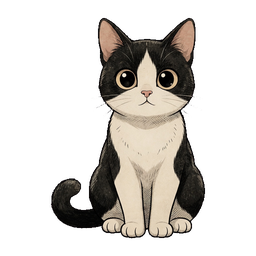
#> input picture assets/pets/cow-cat/reminder_hop/000.png, 256 x 256 px, found by its file name
$ python pack_reminder_hop.py
#> lines starting #> are read from the running program, lines starting #| are printed output that depends on the picture; after the words box and inside, x2 and y2 are one past the last pixel; in counts of white or black regions, pixels touching at a corner belong together
"""Pack reminder_hop: sit → gather → launch → air → land → sit.

Usage:
  python tools/pack_reminder_hop.py
"""

from __future__ import annotations

import json
import shutil
from pathlib import Path

import cv2
import numpy as np
from PIL import Image, ImageFilter

ROOT = Path(__file__).resolve().parents[1]
PET = ROOT / "assets" / "pets" / "cow-cat"
SIT = PET / "idle_blink" / "000.png"
MASTER = PET / "_master"
SESSION = Path(
    r"C:\Users\lig76\.grok\sessions"
    r"\D%3A%5CAI%E7%BB%83%E4%B9%A0%E7%9B%AE%E5%BD%95%5CPawDesk"
    r"\019ffec4-f119-7803-93ec-6d7f2d90c479\images"
)
OUT = PET / "reminder_hop"
QA = ROOT / "target" / "_hop_pack"
SIZE = 256
FPS = 30.0

# Holds lined up with movement phases (t 0.18 / 0.40 / 0.70 / 0.88).
HOLD_SIT_IN = 3
HOLD_GATHER = 5
HOLD_LAUNCH = 9
HOLD_AIR = 12
HOLD_LAND = 7
HOLD_SIT_OUT = 5

# Sit face (idle_blink/000): lock 左黑右白 mask onto hop bodies.
SIT_FACE_CX, SIT_FACE_CY = 146.0, 78.0
SIT_FACE_RX, SIT_FACE_RY = 40.0, 46.0

SOURCES = {
    "gather": SESSION / "4.jpg",
    "launch": SESSION / "1.jpg",
    "air": SESSION / "3.jpg",
    "land": SESSION / "5.jpg",
}


def load_rgb(path: Path) -> np.ndarray:
    return np.array(Image.open(path).convert("RGB"))


def load_rgba(path: Path) -> np.ndarray:
    return np.array(Image.open(path).convert("RGBA"))
#> returned value is the input picture: shape (256, 256, 4); mean R, G, B, A 41.8, 38.2, 33.8, 80.2
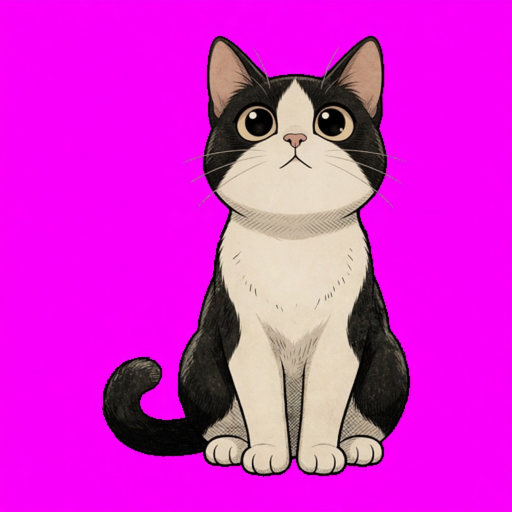
#> input picture assets/pets/cow-cat/look_pitch/_gen/4.jpg, 1024 x 1024 px, found by its file name (shown at 1/2 size)
#> in load_rgb, returned value is the input picture: shape (1024, 1024, 3); mean R, G, B 216.1, 40.2, 208.5


def save_rgba(arr: np.ndarray, path: Path) -> None:
    path.parent.mkdir(parents=True, exist_ok=True)
    Image.fromarray(arr, "RGBA").save(path)


def soft_key_magenta(rgb: np.ndarray) -> np.ndarray:
    img = rgb[:, :, :3].astype(np.int16)
    r, g, b = img[:, :, 0], img[:, :, 1], img[:, :, 2]
    chroma = (r.astype(np.int32) + b.astype(np.int32)) // 2 - g.astype(np.int32)
    alpha = 1.0 - np.clip((chroma.astype(np.float32) - 70.0) / 50.0, 0.0, 1.0)
    bg = ((chroma > 80) & (g < 100) & (np.minimum(r, b) > 120)).astype(np.uint8)
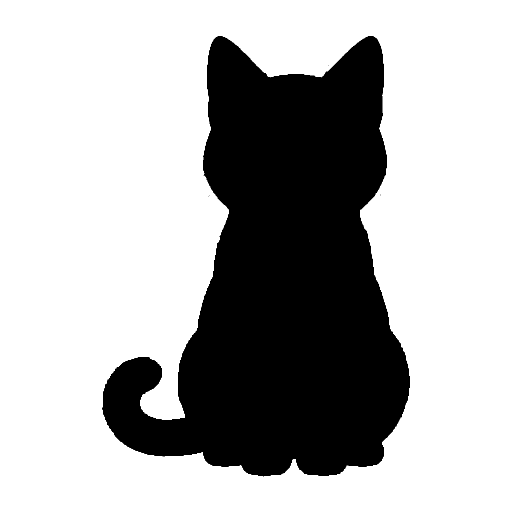
#> bg: shape (1024, 1024) (shown at 1/2 size); values 0 (black) and 1 (white), 69.3% white; 4 black regions (3 under 20 px), largest, box (x1, y1, x2, y2) and area: (204, 72, 820, 953) 322328
    h, w = bg.shape
#> h = 1024; w = 1024
    mask = np.zeros((h + 2, w + 2), np.uint8)
    flood = bg.copy()
    for x, y in ((0, 0), (w - 1, 0), (0, h - 1), (w - 1, h - 1)):
        if flood[y, x]:
            cv2.floodFill(flood, mask, (x, y), 2, loDiff=0, upDiff=0)
    bg_cc = flood == 2
    bg_cc = cv2.dilate(bg_cc.astype(np.uint8), np.ones((5, 5), np.uint8), iterations=1) > 0
#> bg_cc: shape (1024, 1024) bool; 70% white; 1 black region, box (x1, y1, x2, y2) and area: (207, 74, 818, 950) 314527
    alpha = np.where(bg_cc, 0.0, alpha)

    out = np.zeros((h, w, 4), dtype=np.uint8)
    fringe = (alpha > 0.02) & (alpha < 0.92)
#> fringe: shape (1024, 1024) bool; every value is 0
    nr = r.astype(np.float32)
    ng = g.astype(np.float32)
    nb = b.astype(np.float32)
    cap = ng + 12.0
    nr = np.where(fringe, np.minimum(nr, cap), nr)
    nb = np.where(fringe, np.minimum(nb, cap), nb)
    out[:, :, 0] = np.clip(nr, 0, 255).astype(np.uint8)
    out[:, :, 1] = np.clip(ng, 0, 255).astype(np.uint8)
    out[:, :, 2] = np.clip(nb, 0, 255).astype(np.uint8)
    out[:, :, 3] = np.clip(alpha * 255.0, 0, 255).astype(np.uint8)
    out[out[:, :, 3] == 0, :3] = 0
    return keep_largest(kill_dark_halo(out))


def kill_dark_halo(im: np.ndarray) -> np.ndarray:
    out = im.copy()
    rgb = out[:, :, :3].astype(np.int16)
    lum = rgb.mean(axis=2)
    chroma = (rgb[:, :, 0].astype(np.int32) + rgb[:, :, 2].astype(np.int32)) // 2 - rgb[:, :, 1]
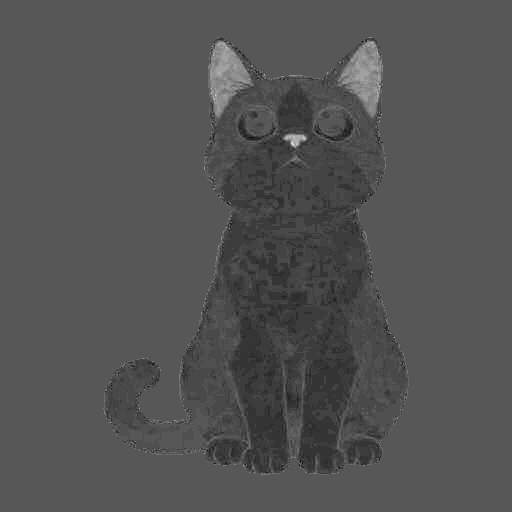
#> chroma: shape (1024, 1024) int32 (shown at 1/2 size); min -13, max 25, mean -0.6; drawn with min black and max white
    a = out[:, :, 3]
    halo = (a > 0) & (a < 170) & ((lum < 95) | (chroma > 28))
    out[halo, 3] = 0
    out[out[:, :, 3] < 36, 3] = 0
    out[out[:, :, 3] == 0, :3] = 0
    return out


def keep_largest(im: np.ndarray) -> np.ndarray:
    solid = (im[:, :, 3] >= 24).astype(np.uint8)
    n, labels, stats, _ = cv2.connectedComponentsWithStats(solid, connectivity=8)
#> n = 2; stats = [[0, 0, 1024, 1024, 734049], [207, 74, 611, 876, 314527]]
    if n > 1:
        keep = 1 + int(np.argmax(stats[1:, cv2.CC_STAT_AREA]))
#> keep = 1
        im = im.copy()
        im[labels != keep] = 0
    return im


def downscale_premul(im: np.ndarray, size: int = SIZE) -> np.ndarray:
#> called with size = 256
    if im.shape[0] == size and im.shape[1] == size:
        return im
    a = im[:, :, 3:4].astype(np.float32) / 255.0
    rgb = im[:, :, :3].astype(np.float32) * a
    packed = np.concatenate([rgb, im[:, :, 3:4].astype(np.float32)], axis=2)
    small = np.array(
        Image.fromarray(np.clip(packed, 0, 255).astype(np.uint8), "RGBA").resize(
            (size, size), Image.Resampling.LANCZOS
        ),
        dtype=np.float32,
    )
    aa = small[:, :, 3:4] / 255.0
    rgb = np.divide(small[:, :, :3], aa, out=np.zeros_like(small[:, :, :3]), where=aa > 1e-4)
#> rgb: shape (256, 256, 3) float32
    out = np.zeros((size, size, 4), dtype=np.uint8)
    out[:, :, :3] = np.clip(rgb, 0, 255).astype(np.uint8)
#> out: shape (256, 256, 4)
    out[:, :, 3] = np.clip(small[:, :, 3], 0, 255).astype(np.uint8)
    out[out[:, :, 3] < 20] = 0
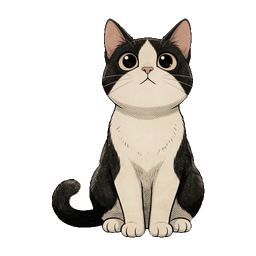
#> out: shape (256, 256, 4); mean of channels 0, 1, 2, 3 43.6, 40.1, 35.5, 76.4; transparent parts drawn white
    out[out[:, :, 3] == 0, :3] = 0
    return despill_rim(out)


def despill_rim(im: np.ndarray) -> np.ndarray:
    out = im.copy()
    r = out[:, :, 0].astype(np.int16)
#> r: shape (256, 256) int16
    g = out[:, :, 1].astype(np.int16)
#> g: shape (256, 256) int16
    b = out[:, :, 2].astype(np.int16)
#> b: shape (256, 256) int16
    a = out[:, :, 3]
#> a: shape (256, 256)
    h, w = a.shape
#> h = 256; w = 256
    score = r + b - 2 * g
    opaque = a >= 16
#> opaque: shape (256, 256) bool; 30.5% white; 1 white region, box (x1, y1, x2, y2) and area: (51, 18, 205, 238) 19957
    pad = np.pad(opaque.astype(np.uint8), 1, constant_values=0)
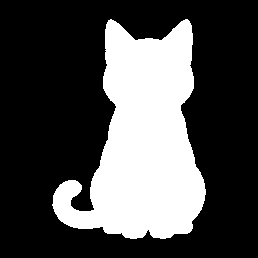
#> pad: shape (258, 258); values 0 (black) and 1 (white), 30% white; 1 white region, box (x1, y1, x2, y2) and area: (52, 19, 206, 239) 19957
    clear_n = np.zeros((h, w), dtype=bool)
    for dy, dx in ((-1, 0), (1, 0), (0, -1), (0, 1)):
        clear_n |= opaque & (pad[1 + dy : 1 + dy + h, 1 + dx : 1 + dx + w] == 0)
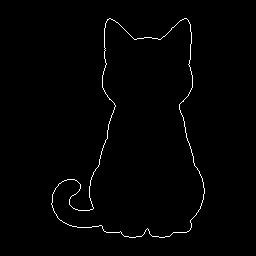
#> clear_n: shape (256, 256) bool; 1.1% white in thin lines or dots, all inside (x1, y1, x2, y2) = (51, 18, 205, 238)
    rim = clear_n & (score > 20) & (g < 140)
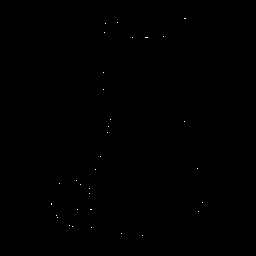
#> rim: shape (256, 256) bool; 0.06% white in thin lines or dots, all inside (x1, y1, x2, y2) = (51, 18, 203, 236)
    kill = rim & ((a < 190) | ((g < 55) & (score > 28)))
    out[kill] = 0
    rest = rim & ~kill
    cap = np.minimum(g + 8, 255)
    out[:, :, 0] = np.where(rest, np.minimum(r, cap), out[:, :, 0]).astype(np.uint8)
    out[:, :, 2] = np.where(rest, np.minimum(b, cap), out[:, :, 2]).astype(np.uint8)
    out[out[:, :, 3] == 0, :3] = 0
    return out


def bbox_alpha(arr: np.ndarray, thr: int = 20) -> tuple[int, int, int, int]:
    ys, xs = np.where(arr[:, :, 3] >= thr)
    if xs.size == 0:
        return 0, 0, arr.shape[1], arr.shape[0]
    return int(xs.min()), int(ys.min()), int(xs.max()) + 1, int(ys.max()) + 1


def foot_lock(src: np.ndarray, sit: np.ndarray) -> np.ndarray:
    _sx0, _sy0, _sx1, sit_y1 = bbox_alpha(sit)
#> sit_y1 = 239
    _kx0, _ky0, _kx1, src_y1 = bbox_alpha(src)
#> src_y1 = 238
    dy = sit_y1 - src_y1
#> dy = 1
    canvas = np.zeros((SIZE, SIZE, 4), dtype=np.uint8)
    ys, xs = np.where(src[:, :, 3] > 0)
#> ys = 19919 values from 18 to 237; xs = 19919 values, max 204 at index 14130, min 52 at index 14835, mean 141.7
    if xs.size == 0:
        return canvas
    ny = ys + dy
#> ny = 19919 values from 19 to 238
    ok = (ny >= 0) & (ny < SIZE) & (xs >= 0) & (xs < SIZE)
    canvas[ny[ok], xs[ok]] = src[ys[ok], xs[ok]]
    return canvas


def detect_nose(arr: np.ndarray) -> tuple[float, float]:
    """Pink nose in the head band only — hop paws show pads that look pink."""
    x0, y0, x1, y1 = bbox_alpha(arr)
    head_y1 = y0 + int(0.42 * max(y1 - y0, 1))
    rgb = arr[:, :, :3].astype(np.int16)
    a = arr[:, :, 3]
    r, g, b = rgb[:, :, 0], rgb[:, :, 1], rgb[:, :, 2]
    yy, xx = np.mgrid[:SIZE, :SIZE]
    head = (a >= 40) & (yy >= y0) & (yy < head_y1)
    pink = (
        head
        & (r > 140)
        & (g > 70)
        & (g < 190)
        & (b < 170)
        & (r > g + 8)
        & (r > b)
    )
    ys, xs = np.where(pink)
    if xs.size >= 6:
        return float(xs.mean()), float(ys.mean())
    if head.any():
        return float(xx[head].mean()), float(yy[head].mean())
    return SIT_FACE_CX, SIT_FACE_CY


# Chin / neck on idle_blink/000. Hop heads stay frontal — swap the sit head on.
SIT_NECK_Y = 126


def head_centroid(im: np.ndarray, neck_y: int) -> tuple[float, float]:
    yy, xx = np.mgrid[:SIZE, :SIZE]
    m = (im[:, :, 3] >= 40) & (yy < neck_y)
    if not m.any():
        return SIT_FACE_CX, SIT_FACE_CY
    return float(xx[m].mean()), float(yy[m].mean())


def translate_rgba(im: np.ndarray, dx: int, dy: int) -> np.ndarray:
    out = np.zeros_like(im)
    ys, xs = np.where(im[:, :, 3] > 0)
    if xs.size == 0:
        return out
    ny = ys + dy
    nx = xs + dx
    ok = (ny >= 0) & (ny < SIZE) & (nx >= 0) & (nx < SIZE)
    out[ny[ok], nx[ok]] = im[ys[ok], xs[ok]]
    return out


def lock_sit_head(hop: np.ndarray, sit: np.ndarray, neck_y: int = SIT_NECK_Y) -> np.ndarray:
    """Overlay the sit head (左黑右白) on the hop body. No hole-punch."""
    hx, hy = head_centroid(hop, neck_y)
    sx, sy = head_centroid(sit, neck_y)
    dx = int(round(hx - sx))
    dy = int(round(hy - sy))

    sit_only = sit.copy()
    sit_only[neck_y:, :, :] = 0
    sit_head = translate_rgba(sit_only, dx, dy)
    a = sit_head[:, :, 3:4].astype(np.float32) / 255.0
    out = hop.astype(np.float32) * (1.0 - a) + sit_head.astype(np.float32) * a
    return np.clip(out, 0, 255).astype(np.uint8)


def hold(frame: np.ndarray, n: int) -> list[np.ndarray]:
    return [frame] * n


def contact_sheet(frames: list[np.ndarray], path: Path, bg: tuple[int, int, int] = (236, 236, 238)) -> None:
    h, w = frames[0].shape[:2]
    sheet = np.zeros((h, w * len(frames), 4), dtype=np.uint8)
    for i, f in enumerate(frames):
        a = f[:, :, 3:4].astype(np.float32) / 255.0
        rgb = f[:, :, :3].astype(np.float32)
        base = np.full_like(rgb, bg, dtype=np.float32)
        comp = (rgb * a + base * (1.0 - a)).astype(np.uint8)
        sheet[:, i * w : (i + 1) * w, :3] = comp
        sheet[:, i * w : (i + 1) * w, 3] = 255
    save_rgba(sheet, path)


def main() -> None:
    sit = load_rgba(SIT)
    if sit.shape[0] != SIZE:
        raise SystemExit(f"sit is {sit.shape[:2]}, expected {SIZE}")

    MASTER.mkdir(parents=True, exist_ok=True)
    QA.mkdir(parents=True, exist_ok=True)

    keyed: dict[str, np.ndarray] = {}
    slugs = {
        "gather": "01_gather",
        "launch": "02_launch",
        "air": "03_air",
        "land": "04_land",
    }
    planted = {"gather", "land"}
    for name, src in SOURCES.items():
        if not src.is_file():
            raise SystemExit(f"missing {src}")
        dest = MASTER / f"hop_{slugs[name]}.jpg"
        shutil.copy2(src, dest)
        raw = downscale_premul(soft_key_magenta(load_rgb(src)))
        frame = foot_lock(raw, sit) if name in planted else raw
        # Only the airborne launch needs a sit-head lock — gather/land already
        # match the master. Air reuses launch so the face never redraws mid-hop.
        if name == "launch":
            frame = lock_sit_head(frame, sit)
        save_rgba(frame, MASTER / f"hop_{slugs[name]}_keyed.png")
        x0, y0, x1, y1 = bbox_alpha(frame)
#> x0 = 52; y0 = 19; x1 = 205; y1 = 239
        if y0 <= 0 or y1 >= SIZE:
            raise SystemExit(f"{name} clips letterbox bbox={(x0, y0, x1, y1)}")
        keyed[name] = frame
        print(f"  {name}: bbox={bbox_alpha(frame)}")
#|   gather: bbox=(52, 19, 205, 239)
    keyed["air"] = keyed["launch"].copy()
    save_rgba(keyed["air"], MASTER / "hop_03_air_keyed.png")

    gather, launch, air, land = keyed["gather"], keyed["launch"], keyed["air"], keyed["land"]

    frames = (
        hold(sit, HOLD_SIT_IN)
        + hold(gather, HOLD_GATHER)
        + hold(launch, HOLD_LAUNCH)
        + hold(air, HOLD_AIR)
        + hold(land, HOLD_LAND)
        + hold(sit, HOLD_SIT_OUT)
    )

    OUT.mkdir(parents=True, exist_ok=True)
    for old in OUT.glob("*.png"):
        old.unlink()
    if (OUT / "meta.json").is_file():
        (OUT / "meta.json").unlink()

    files: list[str] = []
    for i, f in enumerate(frames):
        name = f"{i:03d}.png"
        save_rgba(f, OUT / name)
        files.append(name)

    if not np.array_equal(frames[0], sit):
        raise SystemExit("bookend frame 0 is not pixel-identical to idle_blink/000")
    if not np.array_equal(frames[-1], sit):
        raise SystemExit("bookend last sit hold is not pixel-identical to idle_blink/000")

    meta = {
        "name": "reminder_hop",
        "frame_width": SIZE,
        "frame_height": SIZE,
        "frames": len(frames),
        "fps": FPS,
        "loop": False,
        "anchor": {"x": 128, "y": 220},
        "files": files,
        "source": "master_hop_keys",
        "notes": "Sit bookend exact. Sit face (左黑右白) stamped on hop bodies. No old-cat fallback.",
    }
    (OUT / "meta.json").write_text(json.dumps(meta, indent=2), encoding="utf-8")

    keys = [sit, gather, launch, air, land]
    contact_sheet(keys, QA / "keys_gray.png")
    contact_sheet(keys, QA / "keys_desk.png", bg=(48, 72, 56))
    print(f"packed {len(frames)} frames @{FPS:.0f}fps  dur={len(frames) / FPS:.2f}s  out={OUT}")


if __name__ == "__main__":
#> (the run stopped early here; a loop or call above may not have finished)
